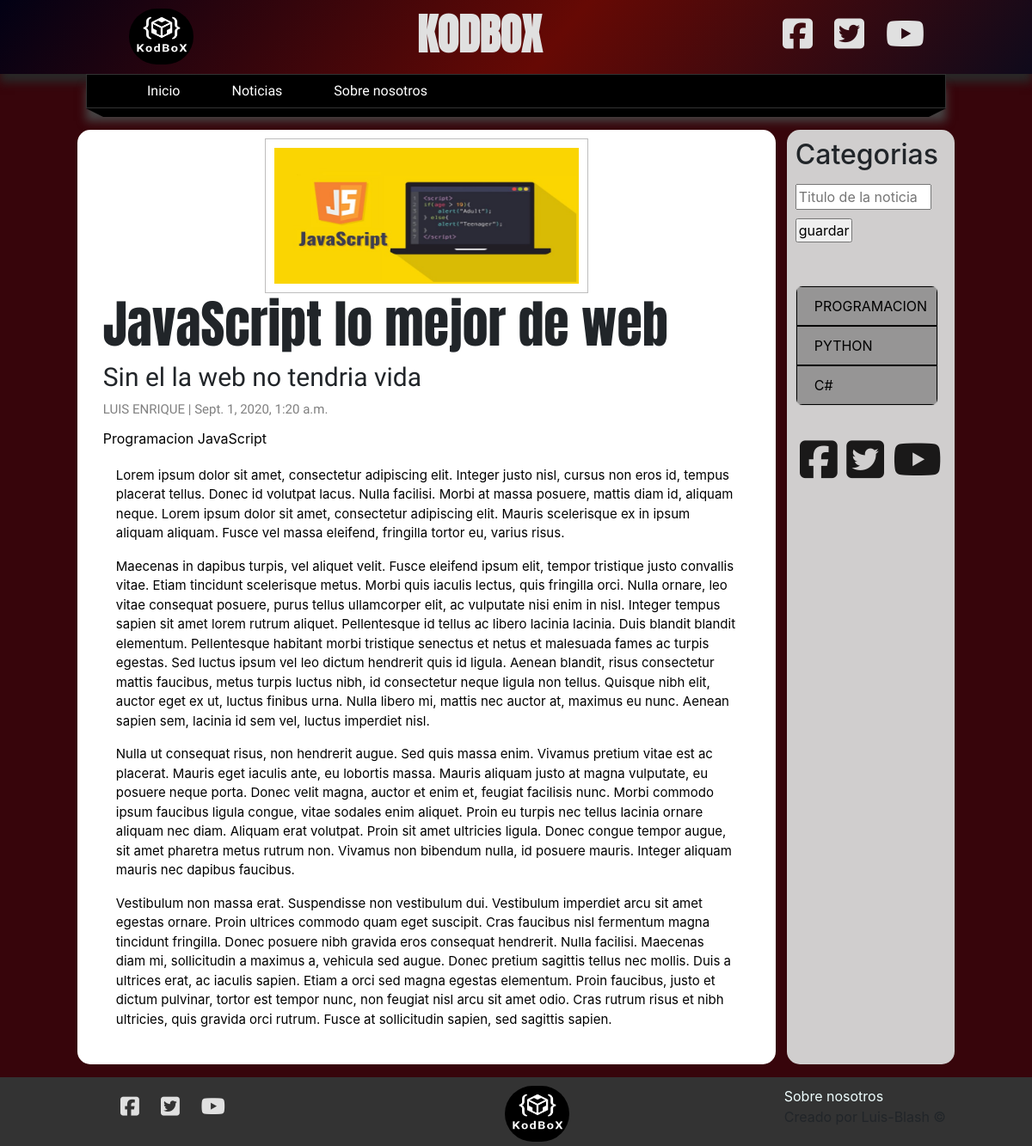
The page /noticia/3 on the database as committed earlier.
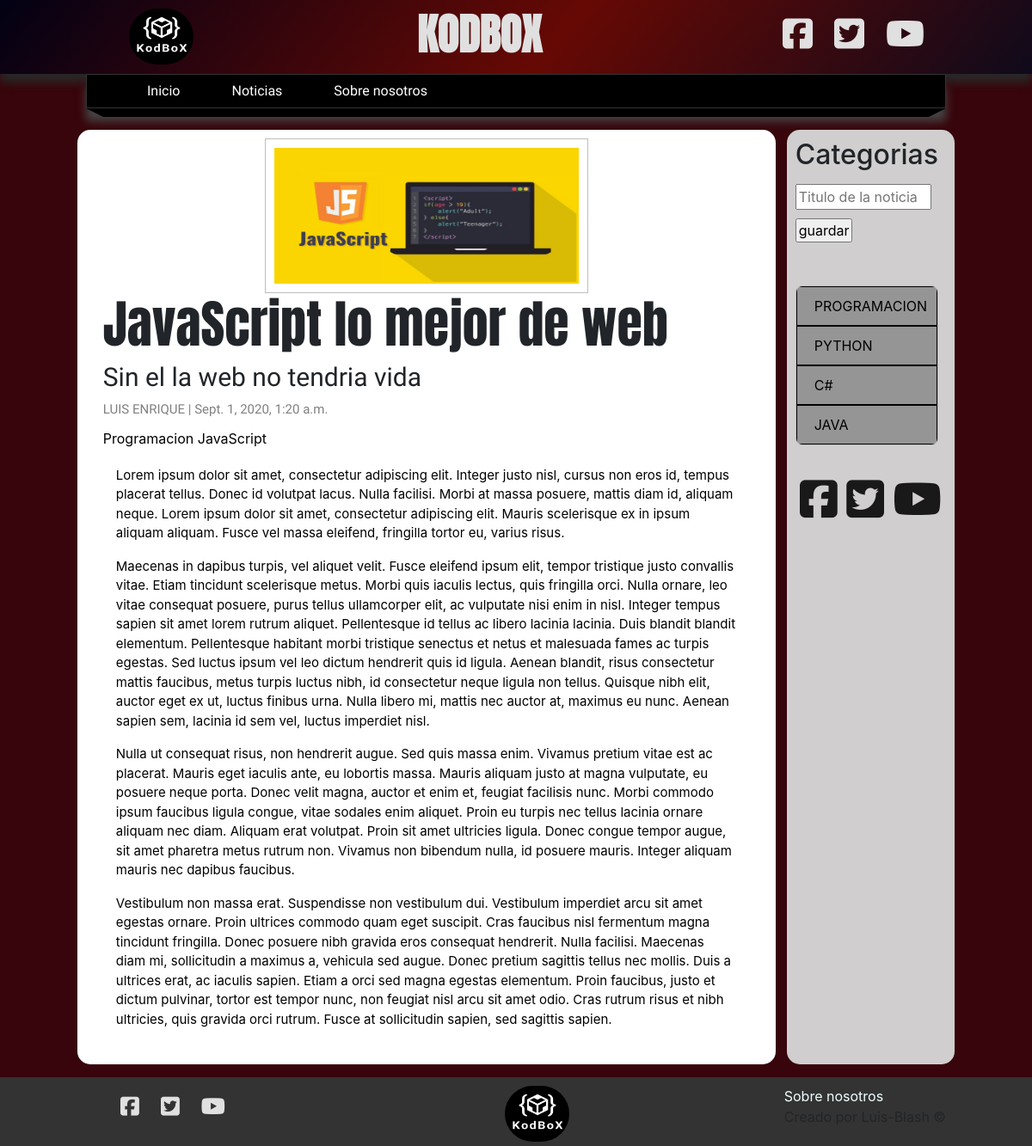
The same page on the database as committed later.
### blog/models.py (models this page shows, shortened)
class Noticias(models.Model):
    titulo = models.CharField(max_length=150, verbose_name="Titulo")
    subtitulo = models.CharField(max_length=250, verbose_name="Sub titulo")
    contenido = RichTextField(verbose_name="Contenido")
    imagen = models.ImageField(default="null",verbose_name="Imagen", upload_to="noticias")
    publico = models.BooleanField(verbose_name="¿Publico?")
    usuario = models.ForeignKey(User, editable=False, verbose_name="Usuario", on_delete=models.CASCADE)
    categorias = models.ManyToManyField(Categoria, verbose_name="Categorias", blank=True)
    creado_el = models.DateTimeField(auto_now_add=True, verbose_name="Creado el")
    actualizado_el = models.DateTimeField(auto_now=True,verbose_name="Actualizado el")
    class Meta:
        verbose_name = "Noticia"
        verbose_name_plural = "Noticias"

class Categoria(models.Model):
    nombre = models.CharField(max_length=100, verbose_name="nombre")
    descripcion = models.CharField(max_length=255,verbose_name="Descripcion")
    creado_el = models.DateTimeField(auto_now_add=True, verbose_name="Creado el")
    class Meta:
        verbose_name = "Categoria"
        verbose_name_plural = "Categorias"
    def __str__(self):
        return self.nombre

### blog/views.py (the view)
# urls.py: path("noticia/<int:noticia_id>", views.noticia, name="noticia"),
def noticia(request, noticia_id):
    noticia = get_object_or_404(Noticias, id=noticia_id)
    return render(request, 'noticias/noticia-individual.html', {
        "noticia": noticia
    })

### blog/processor.py (called while the page is built)
def get_categorias(request):
    categorias_uso= Noticias.objects.filter(publico=True).values_list("categorias", flat=True)
    categorias = Categoria.objects.filter(id__in=categorias_uso).values_list("id","nombre")
    return {
        "categorias": categorias,
        "id": categorias_uso
    }

### blog/templates/noticias/noticia-individual.html (shortened to what this page needs)
{% extends 'layouts/layout.html'%}
{% block news %}
<div class="noticia-individual">
    <div class="imagen">
        {% if noticia.imagen != 'null' and noticia.imagen.url|length >= 1 %}
        <img src="{{noticia.imagen.url}}" alt="kodbox">
        {% endif %}
    </div>
    <h1>{{ noticia.titulo }}</h1>
    <h2>{{ noticia.subtitulo }}</h2>
    <div class="fecha">
        <span class="nombre">{{ noticia.usuario.first_name }}</span> |
        <span>{{ noticia.creado_el}}</span>
    </div>
    <div class="categoria">
        {% for categoria in noticia.categorias.all %}
        <a href="{% url 'categoria' categoria.id %}">{{ categoria }}</a>
        {% endfor %}
    </div>
    <div class="contenido-noticia">
        {{ noticia.contenido|safe }}
    </div>
</div>
{% endblock %}

### mainapp/templates/layouts/layout.html (shortened to what this page needs)
<!DOCTYPE html>
<html lang="es">
<head>
    {% load static %}
    <link rel="stylesheet" href="https://stackpath.bootstrapcdn.com/bootstrap/4.5.2/css/bootstrap.min.css"
>
    <link rel="stylesheet" href="{% static 'css/style.css' %}">
</head>
<body>
    <header>
        <div class="contenedor">
            <div class="barra-header">
                <div class="imagen">
                    <a href="{% url 'index' %}">
                        <img src="{% static 'img/kodbox-logo.png'%}" alt="Logo kodbox">
                    </a>
                </div>
                <h1>
                    <a href="{% url 'index' %}">KODBOX</a>
                </h1>
                <ul>
                    <li><a href="https://www.facebook.com/KodBoxCode"><i class="fab fa-facebook-square"></i></a></li>
                    <li><a href="https://twitter.com/KodboX_"><i class="fab fa-twitter-square"></i></a></li>
                    <li><a href="https://www.youtube.com/channel/UCoEIYAsPco1b1AKyDDVi3fg"><i
                                class="fab fa-youtube"></i></a></li>
                </ul>
            </div>
        </div>
    </header>
    <div class="contenedor">
        <nav>
            <ul>
                <li>
                    <a href="{% url 'index' %}">Inicio</a>
                </li>
                <li>
                    <a href="{% url 'noticias' %}">Noticias</a>
                </li>
                <li>
                    <a href="{% url 'sobre nosotros' %}">Sobre nosotros</a>
                </li>
            </ul>
        </nav>
    </div>
    <div class="contenedor">
        <div class="barra">
            <span class="esquina-izquierda"></span>
            <span class="relleno-barra"></span>
            <span class="esquina-derecha"></span>
        </div>
    </div>
    <div class="contenido">
        <div class="contenido-principal">
            <main class="noticias">
                {% block news %}
                {% endblock%}
            </main>
            <aside class="categorias">
                <h2>Categorias</h2>
                <form class="buscador" action="{% url 'buscar' %}" method="POST">
                    <input type="text" placeholder="Titulo de la noticia" name="titulo">
                    <input type="submit" value="guardar">
                </form>
                {% include 'categorias/menu_categorias.html'%}
                <ul class="redes">
                    <li><a href="https://www.facebook.com/KodBoxCode"><i class="fab fa-facebook-square"></i></a></li>
                    <li><a href="https://twitter.com/KodboX_"><i class="fab fa-twitter-square"></i></a></li>
                    <li><a href="https://www.youtube.com/channel/UCoEIYAsPco1b1AKyDDVi3fg"><i
                                class="fab fa-youtube"></i></a></li>
                </ul>
            </aside>
        </div>
    </div>
    <footer>
        <div class="contenedor">
            <div class="barra-footer">
                <ul>
                    <li><a href="https://www.facebook.com/KodBoxCode"><i class="fab fa-facebook-square"></i></a></li>
                    <li><a href="https://twitter.com/KodboX_"><i class="fab fa-twitter-square"></i></a></li>
                    <li><a href="https://www.youtube.com/channel/UCoEIYAsPco1b1AKyDDVi3fg"><i
                                class="fab fa-youtube"></i></a></li>
                </ul>
                <div class="imagen">
                    <a href="{% url 'inicio' %}">
                        <img src="{% static 'img/kodbox-logo.png'%}" alt="Logo kodbox">
                    </a>
                </div>
                <div class="informacion">
                    <a href="{% url 'sobre nosotros' %}">Sobre nosotros</a>
                    <p>Creado por Luis-Blash &copy;</p>
                </div>
            </div>
        </div>
    </footer>
</body>
</html>

### blog/templates/categorias/menu_categorias.html
<ul class="menu-categorias">
{% for categoria in categorias %}
    <li><a href="{% url 'categoria' categoria.0 %}">{{categoria.1|upper}}</a> </li>
{% endfor%}
</ul>

### mainapp/static/css/style.css (style rules this page uses)
html { box-sizing: border-box; }
*, *:before, *:after { box-sizing: inherit; }
body { background-color: #37050b; }
ul { list-style: none; }
.contenedor { max-width: 1000px; margin: 0 auto; }
header { background: rgb(2, 1, 20); background: linear-gradient(129deg, rgba(2, 1, 20, 1) 0%, rgba(102, 9, 4, 1) 54%, rgba(15, 10, 27, 1) 100%); width: 100%; max-height: 110px; box-shadow: 0px 10px 10px #292828; }
.barra-header, .barra-footer { display: flex; justify-content: space-between; padding-top: 10px; }
.barra-header>.imagen>a>img, .barra-footer>.imagen>a>img { width: 75px; height: 65px; border-radius: 120px; margin-left: 50px; }
.barra-header>h1>a { color: rgb(224, 224, 224); margin-left: 20px; font-size: 50px; font-family: 'Anton', sans-serif; font-weight: bold; text-decoration: none; }
.barra-header>ul, .barra-footer>ul { display: flex; align-items: center; }
.barra-header>ul>li, .barra-footer>ul>li { margin-right: 25px; font-size: 40px; }
.barra-header>ul>li>a, .barra-footer>ul>li>a { text-decoration: none; color: rgb(224, 224, 224); }
nav { background-color: #000000; width: 100%px; height: 40px; margin-top: 0 auto; border: 1px solid #333333; box-shadow: 0px 15px 10px rgb(70, 69, 69); }
nav>ul>li { line-height: 38px; float: left; }
nav>ul>li>a { color: #ffffff; display: block; padding: 0px 30px; font-family: 'Play', sans-serif; transition: all 400ms ease-in; }
.barra { width: 1000px; margin: 0 auto; }
.esquina-izquierda { display: block; border-left: 20px solid transparent; border-top: 10px solid #000000; float: left; }
.esquina-derecha { display: block; border-right: 20px solid transparent; border-top: 10px solid #000000; float: right; }
.relleno-barra { display: block; width: 960px; height: 10px; background-color: #000000; float: left; }
.contenido { width: 85%; margin: 0 auto; }
.contenido-principal { display: flex; flex-wrap: wrap; justify-content: space-between; min-height: 750px; margin: 15px 0px; }
.noticias { flex-basis: 79.6%; background-color: #ffffff; border-radius: 15px; padding: 10px; }
.categorias { flex-basis: calc(19.2% - 0.5rem); background-color: #d0cece; border-radius: 15px; padding: 10px; }
form.buscador { width: 95%; height: calc(11%); margin-top: 15px; }
form.buscador>input[type="text"] { width: 95%; height: 30px; }
form.buscador>input[type="submit"] { width: 40%; height: 28px; padding: 0; margin-top: 10px; }
ul.menu-categorias { border: 1px solid #bebdbd; border-radius: 8px; padding: 0; width: 95%; max-height: calc(35%); overflow-y: scroll; }
ul.menu-categorias>li { border: 1px solid #000000; padding: 10px 20px; background-color: #969595; transition: all 300ms ease; }
ul.menu-categorias>li>a { color: #000000; text-decoration: none; transition: all 300ms ease; }
ul.redes { border: 0px solid #000000; border-radius: 15px; margin-top: 35px; padding: 0; display: flex; justify-content: space-around; align-items: center; height: 58px; }
ul.redes>li { padding: 0; font-size: 50px; transition: all 200ms ease; }
ul.redes>li>a { color: #1a1919; }
.noticia-individual { width: 95%; margin: 0 auto; }
.noticia-individual>.imagen { width: 50%; height: 180px; border: 1px solid #bebdbd; padding: 10px; margin: 0 auto; }
.noticia-individual>.imagen>img { width: 100%; height: 100%; }
.noticia-individual h1 { font-family: 'Anton', sans-serif; font-size: 60px; }
.noticia-individual>h2 { font-family: 'Do Hyeon', sans-serif; font-size: 30px; }
.noticia-individual>.fecha { font-family: 'Play', sans-serif; font-size: 15px; color: gray; }
.noticia-individual>.fecha>.nombre { text-transform: uppercase; }
.noticia-individual>.categoria { margin-top: 10px; }
.noticia-individual>.categoria>a { text-decoration: none; color: #000000; transition: all 400ms; }
.noticia-individual>.contenido-noticia { margin-top: 5px; padding: 15px; }
.noticia-individual>.contenido-noticia>p { color: #000000; font-size: 15px; }
footer { background-color: #333333; width: 100%; height: 80px; }
.barra-footer>ul>li { font-size: 25px; }
.barra-footer>.informacion>a { color: azure; text-decoration: none; transition: all 400ms; }

Rows that differ between the two databases and show on the page:
added Categoria: nombre "JAVA", shown under "Categorias"
